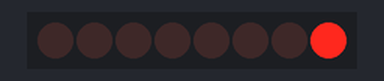
A sketch run on a simulated Arduino Uno, built with avr-gcc and run on an emulated ATmega328P. Shown: 8 shift-register outputs drawn as a row of LEDs (first output left, lit = HIGH). Wiring (inferred from the names in the program): shift register (74HC595): data pin 10; shift clock pin 8; latch pin 9. Wiring (inferred from the signals the program sends): row of LEDs: on Q0, Q1, Q2, Q3, Q4, Q5, Q6, Q7.

Above: at 2.37 s.
At 6.87 s:
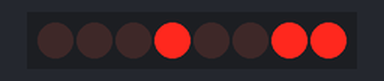
At 11.62 s:
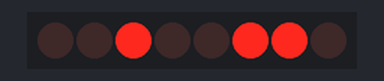
At 20.88 s:
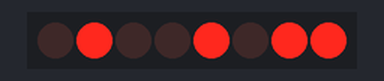
At 30.13 s:
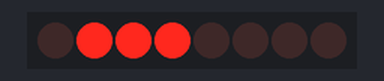
At 39.64 s:
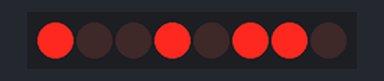
Timing chart, 0 to 40.0 s (numbered marks = the images above):
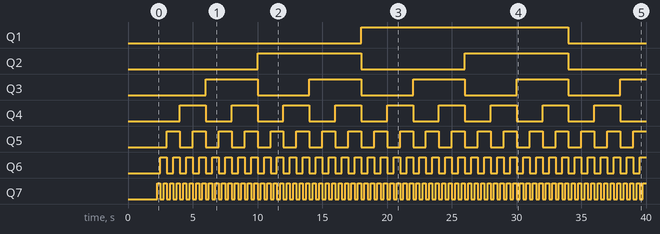

The sketch:

aaaaaaaaaaaaaaaaaaaaaaaaaaaaaaaaaaaaaaaaaaaaaaaaaaaaaaaaaa.ino
```cpp
#define PIN_SHIFT 8   // connected to SHCP
#define PIN_STORE 9   // connected to STCP
#define PIN_DATA  10  // connected to DS

byte count = 0;

// Binary count from 0-255:
// 1 = 000000001
// 2 = 000000010
// 3 = 000000011
// 4 = 000000100
// 5 = 000000101
// etc.

void setup()
{
  pinMode(PIN_STORE, OUTPUT);
  pinMode(PIN_SHIFT, OUTPUT);
  pinMode(PIN_DATA, OUTPUT);


  digitalWrite(PIN_STORE, LOW);
  shiftOut(PIN_DATA, PIN_SHIFT, LSBFIRST, count);
  digitalWrite(PIN_STORE, HIGH);

  delay(2000);
}

void loop ()
{
  digitalWrite(PIN_STORE, LOW);
  shiftOut(PIN_DATA, PIN_SHIFT, LSBFIRST, count);
  digitalWrite(PIN_STORE, HIGH);
  delay(250);

 count ++;
}
```

Measured:
- by itself, Q1: LOW → HIGH at 18.0 s, → LOW 16.0 s later
- by itself, Q2: alternates HIGH for 8.0 s and LOW for 8.0 s
- by itself, Q3: alternates HIGH for 4.0 s and LOW for 4.0 s
- by itself, Q4: alternates HIGH for 2.0 s and LOW for 2.0 s
- by itself, Q5: alternates HIGH for 1.0 s and LOW for 1.0 s
- by itself, Q6: alternates HIGH for 0.50 s and LOW for 0.50 s
- by itself, Q7: alternates HIGH for 0.25 s and LOW for 0.25 s
